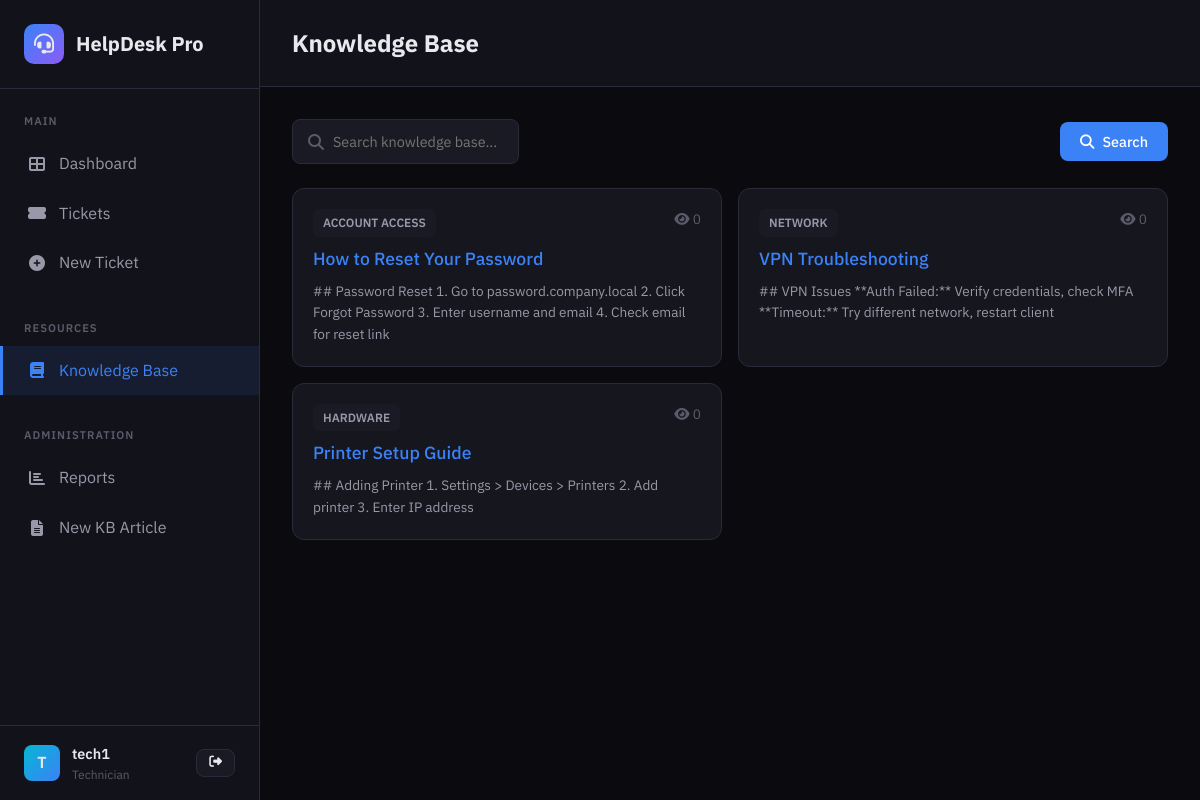
/knowledge (signed in), run on the app's committed database.
### app.py (models this page shows, shortened)
class User(db.Model):
    id = db.Column(db.Integer, primary_key=True)
    username = db.Column(db.String(80), unique=True, nullable=False)
    email = db.Column(db.String(120), unique=True, nullable=False)
    password_hash = db.Column(db.String(128), nullable=False)
    role = db.Column(db.String(20), default='user')
    department = db.Column(db.String(100))
    created_at = db.Column(db.DateTime, default=datetime.utcnow)
    tickets_created = db.relationship('Ticket', backref='requester', lazy=True, foreign_keys='Ticket.requester_id')
    tickets_assigned = db.relationship('Ticket', backref='assignee', lazy=True, foreign_keys='Ticket.assignee_id')

class KnowledgeBase(db.Model):
    id = db.Column(db.Integer, primary_key=True)
    title = db.Column(db.String(200), nullable=False)
    content = db.Column(db.Text, nullable=False)
    category = db.Column(db.String(50))
    tags = db.Column(db.String(200))
    views = db.Column(db.Integer, default=0)
    created_by = db.Column(db.Integer, db.ForeignKey('user.id'))
    created_at = db.Column(db.DateTime, default=datetime.utcnow)
    updated_at = db.Column(db.DateTime, default=datetime.utcnow, onupdate=datetime.utcnow)
    author = db.relationship('User', backref='articles')

### app.py (the view)
@app.route('/knowledge')
@login_required
def knowledge_base():
    user = get_current_user()
    search = request.args.get('search', '')
    category = request.args.get('category', '')
    query = KnowledgeBase.query
    if search:
        query = query.filter(
            (KnowledgeBase.title.ilike(f'%{search}%')) |
            (KnowledgeBase.content.ilike(f'%{search}%')) |
            (KnowledgeBase.tags.ilike(f'%{search}%'))
        )
    if category:
        query = query.filter_by(category=category)
    articles = query.order_by(KnowledgeBase.views.desc()).all()
    categories = db.session.query(KnowledgeBase.category).distinct().all()
    return render_template('knowledge_base.html', articles=articles, categories=categories, user=user)

### app.py (called while the page is built)
def login_required(f):
    @wraps(f)
    def decorated_function(*args, **kwargs):
        if 'user_id' not in session:
            flash('Please log in to access this page.', 'warning')
            return redirect(url_for('login'))
        return f(*args, **kwargs)
    return decorated_function

def get_current_user():
    if 'user_id' in session:
        return User.query.get(session['user_id'])
    return None

@app.context_processor
def utility_processor():
    return {'now': datetime.utcnow(), 'current_user': get_current_user}

### templates/knowledge_base.html (shortened to what this page needs)
{% extends "base.html" %}
{% block page_title %}Knowledge Base{% endblock %}
{% block content %}
<div class="filter-bar">
    <div class="search-box" style="flex: 2;"><i class="fas fa-search"></i><input type="text" class="form-control" placeholder="Search knowledge base..." id="searchInput" value="{{ request.args.get('search', '') }}"></div>
    <button class="btn btn-primary" onclick="searchKB()"><i class="fas fa-search"></i> Search</button>
</div>
{% if articles %}
<div style="display: grid; grid-template-columns: repeat(auto-fill, minmax(350px, 1fr)); gap: 1rem;">
    {% for article in articles %}
    <div class="card">
        <div class="card-body">
            <div style="display: flex; justify-content: space-between; margin-bottom: 0.5rem;"><span class="badge" style="background: var(--bg-tertiary); color: var(--text-secondary);">{{ article.category }}</span><span class="text-small text-muted"><i class="fas fa-eye"></i> {{ article.views }}</span></div>
            <h3 style="font-size: 1.1rem; margin-bottom: 0.5rem;"><a href="{{ url_for('view_article', article_id=article.id) }}" class="ticket-link">{{ article.title }}</a></h3>
            <p class="text-secondary text-small">{{ article.content[:150]|striptags }}{% if article.content|length > 150 %}...{% endif %}</p>
        </div>
    </div>
    {% endfor %}
</div>
{% else %}
<div class="card"><div class="card-body"><div class="empty-state"><i class="fas fa-book-open"></i><p>No articles found</p></div></div></div>
{% endif %}
{% endblock %}

### templates/base.html (shortened to what this page needs)
<!DOCTYPE html>
<html lang="en">
<head>
    <link href="https://cdnjs.cloudflare.com/ajax/libs/font-awesome/6.4.0/css/all.min.css" rel="stylesheet">
</head>
<body>
    <div class="app-container">
        <aside class="sidebar">
            <div class="sidebar-header">
                <a href="{{ url_for('dashboard') }}" class="logo">
                    <div class="logo-icon"><i class="fas fa-headset"></i></div>
                    <span class="logo-text">HelpDesk Pro</span>
                </a>
            </div>
            <nav class="sidebar-nav">
                <div class="nav-section">
                    <div class="nav-section-title">Main</div>
                    <a href="{{ url_for('dashboard') }}" class="nav-link {% if request.endpoint == 'dashboard' %}active{% endif %}"><i class="fas fa-th-large"></i><span>Dashboard</span></a>
                    <a href="{{ url_for('ticket_list') }}" class="nav-link {% if 'ticket' in request.endpoint %}active{% endif %}"><i class="fas fa-ticket-alt"></i><span>Tickets</span></a>
                    <a href="{{ url_for('create_ticket') }}" class="nav-link"><i class="fas fa-plus-circle"></i><span>New Ticket</span></a>
                </div>
                <div class="nav-section">
                    <div class="nav-section-title">Resources</div>
                    <a href="{{ url_for('knowledge_base') }}" class="nav-link {% if 'knowledge' in request.endpoint or 'article' in request.endpoint %}active{% endif %}"><i class="fas fa-book"></i><span>Knowledge Base</span></a>
                </div>
                {% if session.get('role') in ['technician', 'admin'] %}
                <div class="nav-section">
                    <div class="nav-section-title">Administration</div>
                    <a href="{{ url_for('reports') }}" class="nav-link {% if request.endpoint == 'reports' %}active{% endif %}"><i class="fas fa-chart-bar"></i><span>Reports</span></a>
                    <a href="{{ url_for('create_article') }}" class="nav-link"><i class="fas fa-file-alt"></i><span>New KB Article</span></a>
                </div>
                {% endif %}
            </nav>
            <div class="sidebar-footer">
                <div class="user-info">
                    <div class="user-avatar">{{ session.get('username', 'U')[0].upper() }}</div>
                    <div class="user-details">
                        <div class="user-name">{{ session.get('username', 'User') }}</div>
                        <div class="user-role">{{ session.get('role', 'user') }}</div>
                    </div>
                    <a href="{{ url_for('logout') }}" class="btn btn-sm btn-secondary" title="Logout"><i class="fas fa-sign-out-alt"></i></a>
                </div>
            </div>
        </aside>
        <main class="main-content">
            <header class="content-header">
                <h1 class="page-title">{% block page_title %}Dashboard{% endblock %}</h1>
            </header>
            <div class="content-body">
                {% block content %}{% endblock %}
            </div>
        </main>
    </div>
</body>
</html>

### templates/base.html (style rules this page uses)
:root { --bg-primary: #0a0a0f; --bg-secondary: #12121a; --bg-tertiary: #1a1a24; --bg-card: #16161f; --border-color: #2a2a3a; --text-primary: #e8e8ed; --text-secondary: #9898a8; --text-muted: #5a5a6a; --accent-blue: #3b82f6; --accent-green: #10b981; --accent-yellow: #f59e0b; --accent-red: #ef4444; --accent-purple: #8b5cf6; --accent-cyan: #06b6d4; }
* { margin: 0; padding: 0; box-sizing: border-box; }
body { font-family: 'IBM Plex Sans', sans-serif; background: var(--bg-primary); color: var(--text-primary); min-height: 100vh; line-height: 1.6; }
.app-container { display: flex; min-height: 100vh; }
.sidebar { width: 260px; background: var(--bg-secondary); border-right: 1px solid var(--border-color); display: flex; flex-direction: column; position: fixed; height: 100vh; z-index: 100; }
.sidebar-header { padding: 1.5rem; border-bottom: 1px solid var(--border-color); }
.logo { display: flex; align-items: center; gap: 0.75rem; text-decoration: none; color: var(--text-primary); }
.logo-icon { width: 40px; height: 40px; background: linear-gradient(135deg, var(--accent-blue), var(--accent-purple)); border-radius: 10px; display: flex; align-items: center; justify-content: center; font-size: 1.25rem; }
.logo-text { font-weight: 700; font-size: 1.25rem; }
.sidebar-nav { flex: 1; padding: 1rem 0; overflow-y: auto; }
.nav-section { margin-bottom: 1.5rem; }
.nav-section-title { padding: 0.5rem 1.5rem; font-size: 0.7rem; font-weight: 600; text-transform: uppercase; letter-spacing: 1px; color: var(--text-muted); }
.nav-link { display: flex; align-items: center; gap: 0.75rem; padding: 0.75rem 1.5rem; color: var(--text-secondary); text-decoration: none; transition: all 0.2s; border-left: 3px solid transparent; }
.nav-link.active { background: rgba(59, 130, 246, 0.1); color: var(--accent-blue); border-left-color: var(--accent-blue); }
.nav-link i { width: 20px; text-align: center; }
.sidebar-footer { padding: 1rem 1.5rem; border-top: 1px solid var(--border-color); }
.user-info { display: flex; align-items: center; gap: 0.75rem; }
.user-avatar { width: 36px; height: 36px; background: linear-gradient(135deg, var(--accent-cyan), var(--accent-blue)); border-radius: 8px; display: flex; align-items: center; justify-content: center; font-weight: 600; }
.user-details { flex: 1; }
.user-name { font-weight: 600; font-size: 0.9rem; }
.user-role { font-size: 0.75rem; color: var(--text-muted); text-transform: capitalize; }
.main-content { flex: 1; margin-left: 260px; min-height: 100vh; }
.content-header { padding: 1.5rem 2rem; border-bottom: 1px solid var(--border-color); background: var(--bg-secondary); display: flex; align-items: center; justify-content: space-between; position: sticky; top: 0; z-index: 50; }
.page-title { font-size: 1.5rem; font-weight: 700; }
.content-body { padding: 2rem; }
.card { background: var(--bg-card); border: 1px solid var(--border-color); border-radius: 12px; overflow: hidden; }
.card-body { padding: 1.25rem; }
.btn { display: inline-flex; align-items: center; gap: 0.5rem; padding: 0.625rem 1.25rem; border-radius: 8px; font-size: 0.9rem; font-weight: 500; text-decoration: none; border: none; cursor: pointer; transition: all 0.2s; font-family: inherit; }
.btn-primary { background: var(--accent-blue); color: white; }
.btn-secondary { background: var(--bg-tertiary); color: var(--text-primary); border: 1px solid var(--border-color); }
.btn-sm { padding: 0.4rem 0.75rem; font-size: 0.8rem; }
.form-control { width: 100%; padding: 0.75rem 1rem; background: var(--bg-tertiary); border: 1px solid var(--border-color); border-radius: 8px; color: var(--text-primary); font-size: 0.9rem; font-family: inherit; }
.badge { display: inline-flex; padding: 0.25rem 0.625rem; border-radius: 6px; font-size: 0.75rem; font-weight: 600; text-transform: uppercase; }
.text-muted { color: var(--text-muted); }
.text-secondary { color: var(--text-secondary); }
.text-small { font-size: 0.85rem; }
.ticket-link { color: var(--accent-blue); text-decoration: none; font-weight: 500; }
.filter-bar { display: flex; gap: 1rem; margin-bottom: 1.5rem; flex-wrap: wrap; align-items: center; }
.filter-bar .form-control { width: auto; min-width: 150px; }
.search-box { flex: 1; min-width: 200px; position: relative; }
.search-box input { padding-left: 2.5rem; }
.search-box i { position: absolute; left: 1rem; top: 50%; transform: translateY(-50%); color: var(--text-muted); }

### data on the page
User: get "tech1", get "Technician"
KnowledgeBase: category "ACCOUNT ACCESS", views "0", title "How to Reset Your Password", content "## Password Reset 1. Go to password.company.local 2. Click Forgot Password 3. Enter username and email 4. Check email for reset link"
KnowledgeBase: category "NETWORK", views "0", title "VPN Troubleshooting", content "## VPN Issues **Auth Failed:** Verify credentials, check MFA **Timeout:** Try different network, restart client"
KnowledgeBase: category "HARDWARE", views "0", title "Printer Setup Guide", content "## Adding Printer 1. Settings > Devices > Printers 2. Add printer 3. Enter IP address"

### other printed values
{{ session.get('username', 'U')[0].upper() }} "T"
